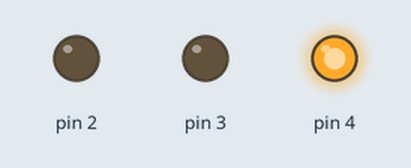
A sketch run on a simulated Arduino Uno, built with avr-gcc and run on an emulated ATmega328P. Parts: output pins drawn as LEDs (lit = HIGH).

Above: at 4.5 s.
At 10.5 s:
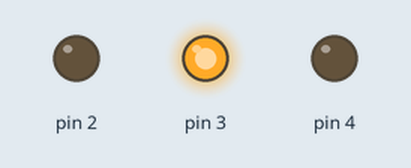
At 16.5 s:
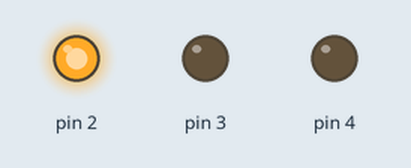
At 23.5 s:
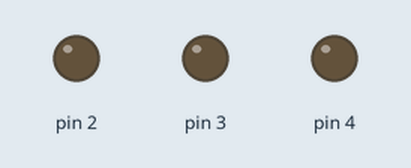
Timing chart, 0 to 31.2 s (numbered marks = the images above):
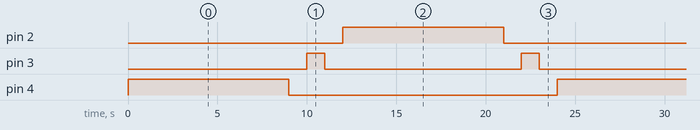

Measured:
- by itself, pin 2, pin 4: alternates HIGH for 9.0 s and LOW for 15.0 s
- by itself, pin 3: alternates HIGH for 1.0 s and LOW for 11.0 s
- by itself, everything shown: repeats every 24.0 s, in 8 steps

The sketch:

my_first_connect1.ino
```cpp
// C++ code
//
void setup()
{
  pinMode(4, OUTPUT);
  pinMode(3, OUTPUT);
  pinMode(2, OUTPUT);

}

void loop()
{
  digitalWrite(4, HIGH);
  delay(9000);
  digitalWrite(4, LOW);
  delay(1000);

  digitalWrite(3, HIGH);
  delay(1000);
  digitalWrite(3, LOW);
  delay(1000);

  digitalWrite(2, HIGH);
  delay(9000);
  digitalWrite(2, LOW);
  delay(1000);

  digitalWrite(3, HIGH);
  delay(1000);
  digitalWrite(3, LOW);
  delay(1000);
}
```
